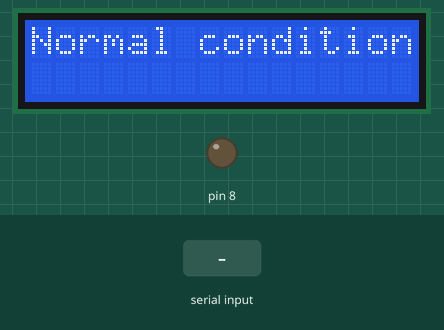
Bench run of a sketch on a simulated Arduino Uno, built with avr-gcc and run on an emulated ATmega328P. Parts: 16×2 character LCD, output pins drawn as LEDs (lit = HIGH). The test bench sets the inputs (shaded band). What the sketch prints to the serial monitor is not drawn.

Above: at 1.2 s.
1.3 s: "1" received over Serial
At 1.46 s:
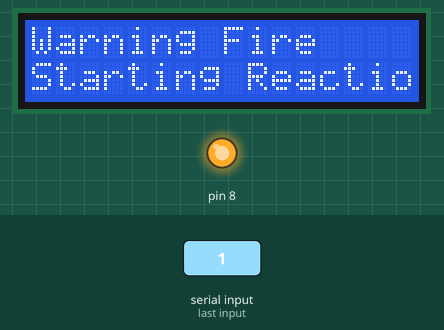
3.0 s: "2" received over Serial
At 3.27 s:
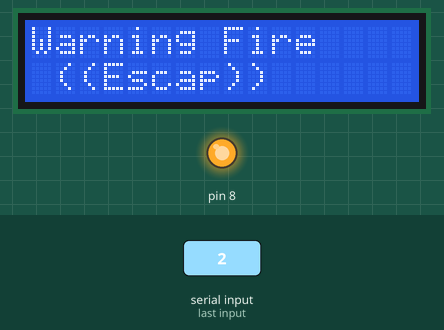
Timing chart, 0 to 6.0 s (numbered marks = the images above; inputs shaded):
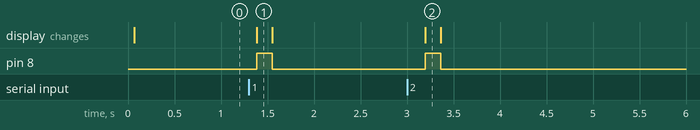

Measured:
- after the input at 1.3 s, pin 8: LOW → HIGH after 0.08 s, → LOW 0.16 s later; the display: changes after 0.08 s (image 1)
- after the input at 3.0 s, pin 8: LOW → HIGH after 0.20 s, → LOW 0.16 s later; the display: changes after 0.20 s (image 2)

The sketch:

bluetooth_master_code.ino
```cpp
  #include <Servo.h>
  #include <LiquidCrystal.h>
  const int rs = 12, en = 11, d4 = 5, d5 = 4, d6 = 3, d7 = 2;
  LiquidCrystal lcd(rs, en, d4, d5, d6, d7);
  int state = 0;
  int potValue = 0;
  Servo servo1;
  Servo servo2;
  void setup() {
  pinMode(8,OUTPUT);
  Serial.begin(9600);
  }
  void loop() {
  if(Serial.available() > 0){
  state = Serial.read();
  }
  if (state == '1') {
  lcd.begin(16, 2);
  lcd.print("Warning Fire");
  lcd.setCursor(0, 1);
  lcd.print("Starting Reaction");
  digitalWrite(8,HIGH);
  servo1.write(180);
  servo2.write(0);
  state = 0;
  Serial.println("1");

  }
  else if (state == '2') {
  lcd.begin(16, 2);
  lcd.print("Warning Fire");
  lcd.setCursor(0, 1);
  lcd.print(" ((Escap)) ");
  digitalWrite(8,HIGH);
  servo2.write(180);
  servo1.write(0);
  state = 0;
  Serial.println("2");

  }else{
  lcd.begin(16, 2);
  lcd.print("Normal condition ");
  digitalWrite(8,LOW);
  servo1.write(0);
  servo2.write(0);
  Serial.println("0");

  }
  delay(100);
  }
```
